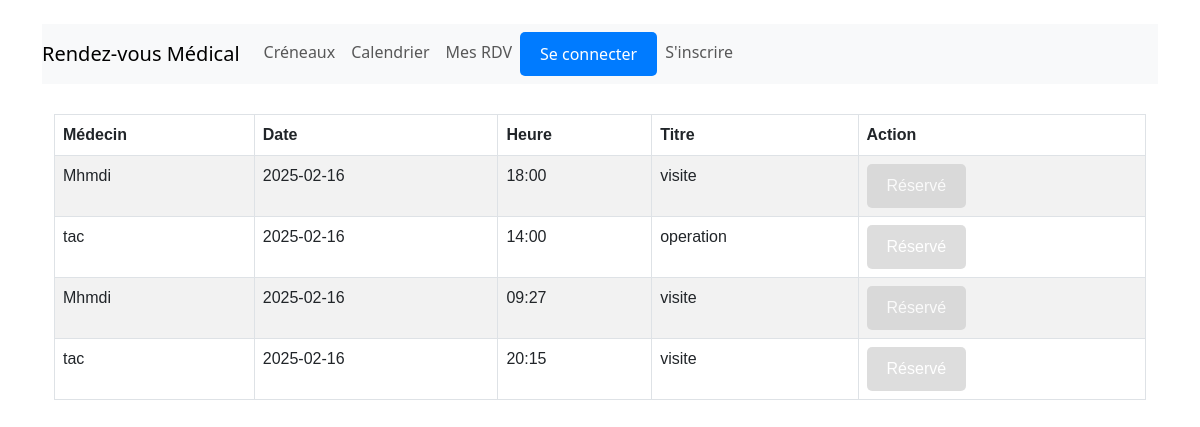
Before: / with the older database file.
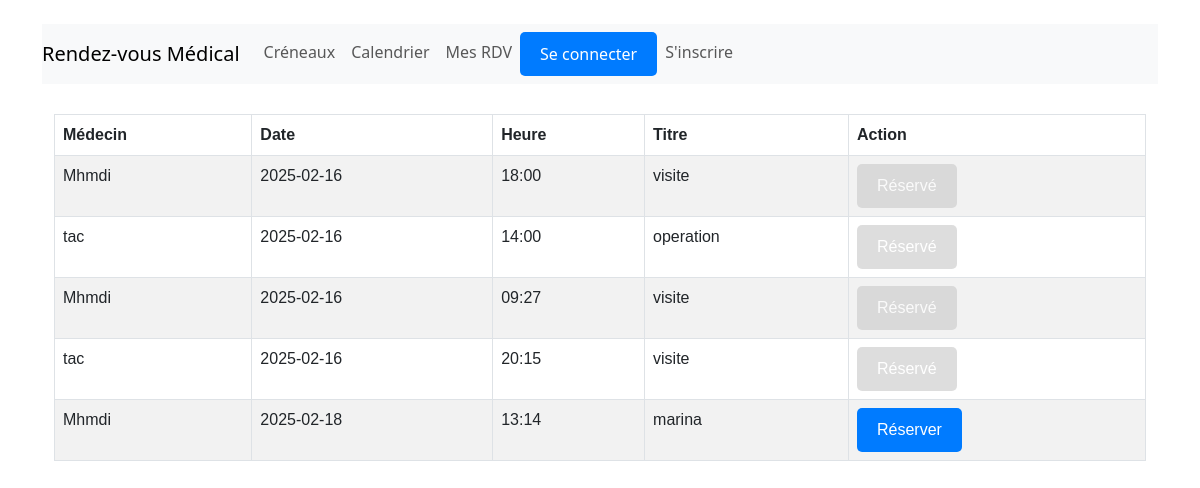
After: the same page with the newer database file.
### reservations/models.py (models this page shows, shortened)
class Creneau(models.Model):
    titre = models.CharField(max_length=255)  # Titre du créneau
    medecin = models.ForeignKey('Medecin', on_delete=models.CASCADE)  # Médecin associé
    start_time = models.DateTimeField()  # Heure de début
    end_time = models.DateTimeField()  # Heure de fin
    disponible = models.BooleanField(default=True)  # Disponibilité

class Medecin(models.Model):
    nom = models.CharField(max_length=100)
    specialite = models.CharField(max_length=100)

### reservations/views.py (the view)
# urls.py: path('', views.liste_creneaux, name='liste_creneaux'),
def liste_creneaux(request):
    creneaux = Creneau.objects.all()
    if not creneaux:
        message = "Aucun créneau disponible actuellement."
    else:
        message = "Voici les créneaux disponibles."
    return render(request, 'reservations/liste_creneaux.html', {'creneaux': creneaux, 'message': message})

### reservations/templates/reservations/liste_creneaux.html (shortened to what this page needs)
{% extends "reservations/base.html" %}
{% block content %}
  <table class="table table-striped table-bordered">
    <thead>
        <tr>
            <th>Médecin</th>
            <th>Date</th>
            <th>Heure</th>
            <th>Titre</th>
            <th>Action</th>
        </tr>
    </thead>
    <tbody>
        {% for creneau in creneaux %}
            <tr>
                <td>{{ creneau.medecin.nom }}</td>
                <td>{{ creneau.start_time|date:"Y-m-d" }}</td>
                <td>{{ creneau.start_time|date:"H:i" }}</td>
                <td>{{ creneau.titre }}</td>
                <td>
                    {% if creneau.disponible %}
                        <a href="{% url 'reserver_rdv' creneau.id %}" class="btn btn-primary">Réserver</a>
                    {% else %}
                        <button class="btn btn-danger" disabled>Réservé</button>
                    {% endif %}
                </td>
            </tr>
        {% endfor %}
    </tbody>
  </table>
{% endblock %}

### reservations/templates/reservations/base.html (shortened to what this page needs)
<!DOCTYPE html>
<html lang="fr">
<head>
    <link rel="stylesheet" href="https://cdn.jsdelivr.net/npm/bootstrap@5.3.0/dist/css/bootstrap.min.css">
</head>
<body class="container mt-4">
    <nav class="navbar navbar-expand-lg navbar-light bg-light">
        <a class="navbar-brand" href="/">Rendez-vous Médical</a>
        <div class="collapse navbar-collapse">
            <ul class="navbar-nav">
                <li class="nav-item"><a class="nav-link" href="/">Créneaux</a></li>
                <li class="nav-item"><a class="nav-link" href="/calendrier/">Calendrier</a></li>
                <li class="nav-item"><a class="nav-link" href="/mes_rdv/">Mes RDV</a></li>
                {% if user.is_authenticated %}
                <a href="{% url 'logout' %}" class="btn btn-danger">Se déconnecter</a>
                {% else %}
                <a href="{% url 'login' %}" class="btn btn-primary">Se connecter</a>
                <li class="nav-item"><a class="nav-link" href="/inscription/">S'inscrire</a></li>
                {% endif %}
            </ul>
        </div>
    </nav>
    <div class="container mt-4">
        {% block content %}{% endblock %}
    </div>
</body>
</html>

### reservations/templates/reservations/liste_creneaux.html (style rules this page uses)
table { width: 100%; margin: 30px 0; border-collapse: collapse; font-family: 'Arial', sans-serif; }
thead { background-color: #4CAF50; color: white; }
th, td { text-align: left; padding: 12px; }
tbody tr:nth-child(odd) { background-color: #f2f2f2; }
.btn { padding: 10px 20px; border: none; border-radius: 5px; cursor: pointer; transition: background-color 0.3s ease; }
.btn-primary { background-color: #007bff; color: white; }
.btn-danger { background-color: #dc3545; color: white; }
.btn:disabled { background-color: #ccc; cursor: not-allowed; }

Changed rows visible on the page:
added Creneau: medecin.nom "Mhmdi", start_time "2025-02-18", start_time "13:14", titre "marina", disponible "Réserver"
